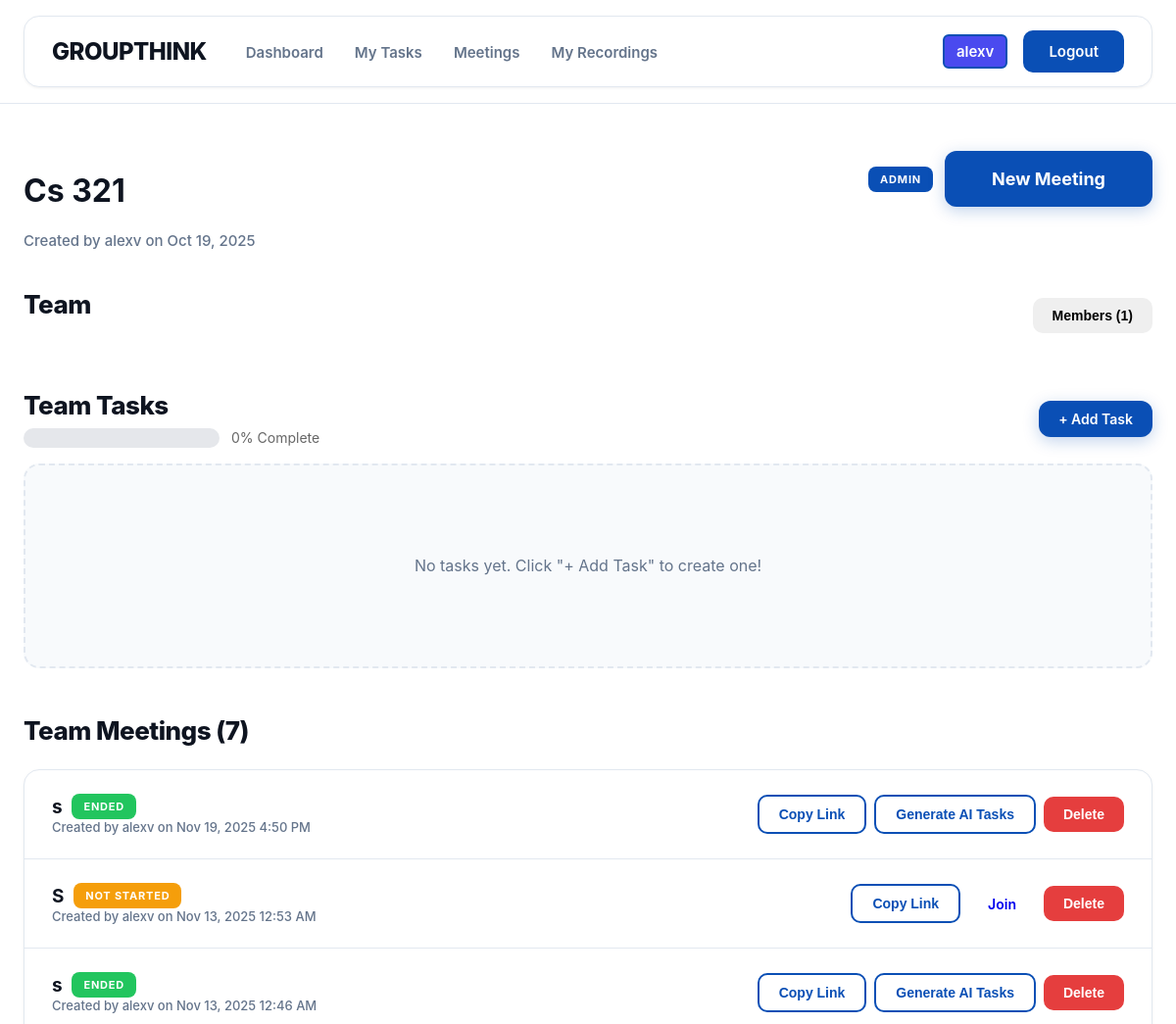
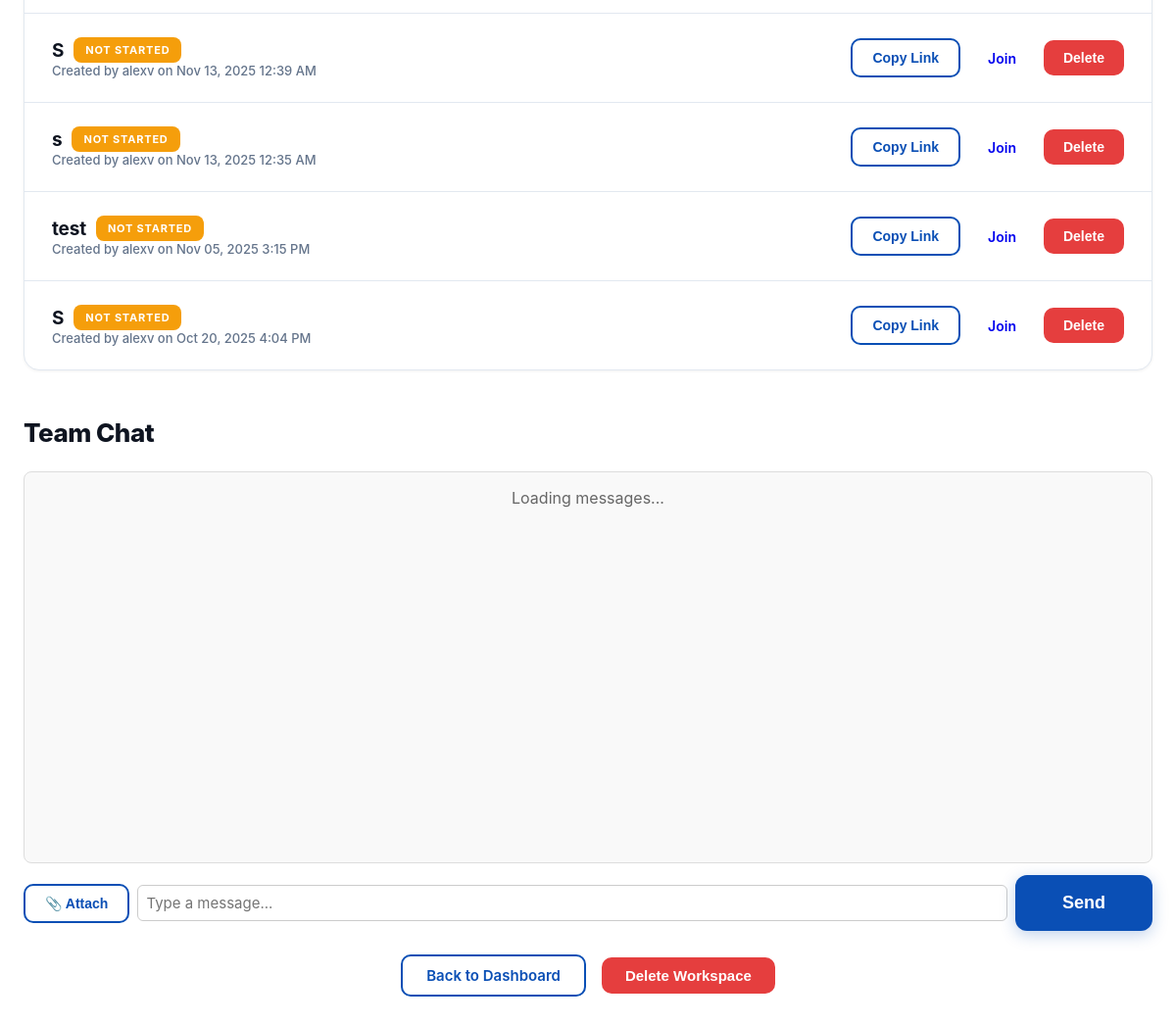
The app's page /workspace/1/ (signed in) with its own data (2 pictures, top to bottom).
### home/models.py (models this page shows, shortened)
class UserProfile(models.Model):
    user = models.OneToOneField(User, on_delete=models.CASCADE, related_name='profile')
    display_name = models.CharField(max_length=100)
    email_verified = models.BooleanField(default=False)
    verification_token = models.CharField(max_length=100, blank=True, null=True)
    created_at = models.DateTimeField(auto_now_add=True)
    updated_at = models.DateTimeField(auto_now=True)

class Workspace(models.Model):
    name = models.CharField(max_length=100)
    created_by = models.ForeignKey(User, on_delete=models.CASCADE, related_name='owned_workspaces')
    invite_code = models.CharField(max_length=20, unique=True, blank=True)
    code_visible_to_members = models.BooleanField(default=False)  # Admin controls code visibility
    created_at = models.DateTimeField(auto_now_add=True)
    updated_at = models.DateTimeField(auto_now=True)
    def get_task_completion_percentage(self):
        total_tasks = self.tasks.count()
        if total_tasks == 0:
            return 0
        completed_tasks = self.tasks.filter(status='done').count()
        return int((completed_tasks / total_tasks) * 100)

class Meeting(models.Model):
    STATUS_CHOICES = [
        ('not_started', 'Not Started'),
        ('live', 'Live'),
        ('ended', 'Ended'),
    ]
    title = models.CharField(max_length=100)
    room_name = models.CharField(max_length=100, unique=True)
    created_by = models.ForeignKey(User, on_delete=models.CASCADE, related_name='created_meetings', null=True, blank=True)
    workspace = models.ForeignKey(Workspace, on_delete=models.CASCADE, related_name='meetings', null=True, blank=True)
    status = models.CharField(max_length=20, choices=STATUS_CHOICES, default='not_started')
    started_at = models.DateTimeField(null=True, blank=True)
    ended_at = models.DateTimeField(null=True, blank=True)
    recording_url = models.URLField(max_length=500, blank=True, null=True)
    created_at = models.DateTimeField(auto_now_add=True)
    participants = models.ManyToManyField(settings.AUTH_USER_MODEL, related_name='meetings_participating',
        blank=True,)

### home/views.py (the view)
# urls.py: path('workspace/<int:workspace_id>/', views.workspace_detail, name='workspace_detail'),
@login_required
def workspace_detail(request, workspace_id):
    workspace = get_object_or_404(Workspace, id=workspace_id)
    membership = WorkspaceMembership.objects.filter(user=request.user, workspace=workspace).first()
    if not membership:
        messages.error(request, 'You do not have access to this workspace.')
        return redirect('dashboard')
    meetings = workspace.meetings.all().order_by('-created_at')
    members = workspace.memberships.select_related('user', 'user__profile').all()
    context = {
        'workspace': workspace,
        'membership': membership,
        'meetings': meetings,
        'members': members,
    }
    return render(request, 'home/workspace_detail.html', context)

### home/templates/home/workspace_detail.html (shortened to what this page needs)
{% extends 'home/base.html' %}
{% block content %}
<main class="dashboard-container">
  <div class="workspace-detail-header">
    <div>
      <h1>{{ workspace.name }}</h1>
      <p class="workspace-meta">
        Created by {{ workspace.created_by.profile.display_name }} on {{ workspace.created_at|date:"M d, Y" }}
      </p>
    </div>
    <div class="workspace-actions">
      {% if membership.role == 'admin' %}
      <span class="badge badge-owner">Admin</span>
      {% endif %}
      <a href="{% url 'create_meeting' %}" class="btn btn-primary">New Meeting</a>
    </div>
  </div>
  <section class="workspace-section">
    <div style="display:flex; justify-content:space-between; align-items:center;">
      <h2>Team</h2>
      <div>
        <button id="members-btn" class="btn btn-small">Members ({{ members.count }})</button>
      </div>
    </div>
  </section>
  <section class="workspace-section">
    <div style="display: flex; justify-content: space-between; align-items: center; margin-bottom: 16px;">
      <div>
        <h2 style="margin: 0;">Team Tasks</h2>
        <div style="display: flex; align-items: center; gap: 12px; margin-top: 8px;">
          <div style="width: 200px; height: 20px; background: #e5e7eb; border-radius: 10px; overflow: hidden;">
          </div>
          <span style="font-size: 14px; color: #666;">{{ workspace.get_task_completion_percentage }}% Complete</span>
        </div>
      </div>
      {% if membership.role == 'admin' %}
      <a href="{% url 'create_task' workspace.id %}" class="btn btn-small btn-primary">+ Add Task</a>
      {% endif %}
    </div>
    {% if workspace.tasks.all %}
    <div style="display: flex; flex-direction: column; gap: 12px; margin-bottom: 24px;">
      {% for task in workspace.tasks.all %}
      <div class="workspace-card" style="display: flex; justify-content: space-between; align-items: center;">
        <div style="flex: 1;">
          <div style="display: flex; align-items: center; gap: 12px; margin-bottom: 8px;">
            <h3 style="margin: 0; font-size: 16px;">{{ task.title }}</h3>
            {% if task.status == 'todo' %}
              <span class="badge" style="background: #f59e0b; color: white;">To Do</span>
            {% elif task.status == 'in_progress' %}
              <span class="badge" style="background: #3b82f6; color: white;">In Progress</span>
            {% else %}
              <span class="badge" style="background: #22c55e; color: white;">Done</span>
            {% endif %}
          </div>
          {% if task.description %}
            <p style="color: #666; margin: 0 0 4px 0; font-size: 14px;">{{ task.description }}</p>
          {% endif %}
          <p style="color: #666; margin: 0; font-size: 13px;">
            {% if task.assigned_to %}
              Assigned to: {{ task.assigned_to.profile.display_name }}
            {% else %}
              Unassigned
            {% endif %}
            | Created by: {{ task.created_by.profile.display_name }}
          </p>
          {% if task.due_date %}
            <p style="color: #666; margin: 4px 0 0 0; font-size: 13px;">Due: {{ task.due_date|date:"M d, Y" }}</p>
          {% endif %}
        </div>
        <div style="display: flex; gap: 8px;">
          {% if task.assigned_to == user and task.status != 'done' %}
            <form method="post" action="{% url 'update_task_status' task.id %}" style="margin: 0;">
              {% csrf_token %}
              {% if task.status == 'todo' %}
                <input type="hidden" name="status" value="in_progress">
                <button type="submit" class="btn btn-small" style="background: #3b82f6; color: white;">Start</button>
              {% else %}
                <input type="hidden" name="status" value="done">
                <button type="submit" class="btn btn-small" style="background: #22c55e; color: white;">Complete</button>
              {% endif %}
            </form>
          {% endif %}
          {% if membership.role == 'admin' or task.created_by == user %}
            <form method="post" action="{% url 'delete_task' task.id %}" style="margin: 0;" onsubmit="return confirm('Are you sure you want to delete this task?');">
              {% csrf_token %}
              <button type="submit" class="btn btn-small" style="background: #e53e3e; color: white;">Delete</button>
            </form>
          {% endif %}
        </div>
      </div>
      {% endfor %}
    </div>
    {% with my_team_tasks=workspace.tasks.all|dictsort:"assigned_to" %}
      {% if my_team_tasks %}
        <h3 style="margin-bottom: 12px;">My Team Tasks</h3>
        <div style="display: flex; flex-direction: column; gap: 12px;">
          {% for task in my_team_tasks %}
            {% if task.assigned_to == user %}
            <div class="workspace-card" style="background: #f0f9ff; border-left: 4px solid #3b82f6;">
              <div style="display: flex; align-items: center; gap: 12px; margin-bottom: 8px;">
                <h4 style="margin: 0; font-size: 15px;">{{ task.title }}</h4>
                {% if task.status == 'todo' %}
                  <span class="badge" style="background: #f59e0b; color: white; font-size: 12px;">To Do</span>
                {% elif task.status == 'in_progress' %}
                  <span class="badge" style="background: #3b82f6; color: white; font-size: 12px;">In Progress</span>
                {% else %}
                  <span class="badge" style="background: #22c55e; color: white; font-size: 12px;">Done</span>
                {% endif %}
              </div>
              {% if task.description %}
                <p style="color: #666; margin: 0; font-size: 14px;">{{ task.description }}</p>
              {% endif %}
            </div>
            {% endif %}
          {% endfor %}
        </div>
      {% endif %}
    {% endwith %}
    {% else %}
    <div class="empty-state">
      <p>No tasks yet. {% if membership.role == 'admin' %}Click "+ Add Task" to create one!{% else %}Admins can create tasks for the team.{% endif %}</p>
    </div>
    {% endif %}
  </section>
  <section class="workspace-section">
    <h2>Team Meetings ({{ meetings.count }})</h2>
    {% if meetings %}
    <div class="meetings-list">
      {% for meeting in meetings %}
      <div class="meeting-item">
        <div style="flex: 1;">
          <div style="display: flex; align-items: center; gap: 10px;">
            <h3 style="margin: 0;">{{ meeting.title }}</h3>
            {% if meeting.status == 'live' %}
              <span class="badge" style="background: #e53e3e; color: white;">● LIVE</span>
            {% elif meeting.status == 'ended' %}
              <span class="badge" style="background: #22c55e; color: white;">Ended</span>
            {% else %}
              <span class="badge" style="background: #f59e0b; color: white;">Not Started</span>
            {% endif %}
          </div>
          <p class="meeting-meta">
            Created by {{ meeting.created_by.profile.display_name }} on {{ meeting.created_at|date:"M d, Y g:i A" }}
          </p>
        </div>
        <div style="display: flex; gap: 8px; align-items: center;">
          <button onclick="copyMeetingLink('{{ meeting.room_name }}')" class="btn btn-small btn-secondary">Copy Link</button>
          {% if meeting.status != 'ended' %}
            {% if meeting.room_name %}
              <a href="{% url 'join_meeting' meeting.room_name %}" class="btn btn-small">Join</a>
            {% endif %}
          {% endif %}
          {% if meeting.status == 'ended' %}
            {% if membership.role == 'admin' or meeting.created_by == user %}
              <form method="post" action="{% url 'generate_tasks_from_meeting' meeting.id %}" style="margin: 0;">
                <button type="submit" class="btn btn-small btn-secondary">
                  Generate AI Tasks
                </button>
              </form>
            {% endif %}
          {% endif %}
          {% if membership.role == 'admin' or meeting.created_by == user %}
            <form method="post" action="{% url 'delete_meeting' meeting.id %}" style="margin: 0;">
              <button type="submit" class="btn btn-small" style="background: #e53e3e; color: white;" onclick="return confirm('Delete this meeting?')">Delete</button>
            </form>
          {% endif %}
        </div>
      </div>
      {% endfor %}
    </div>
    {% else %}
    <div class="empty-state">
      <p>No meetings yet. Create one to get started!</p>
    </div>
    {% endif %}
  </section>
<section class="workspace-section" id="group-chat-section" style="margin-bottom: 24px;">
  <h2>Team Chat</h2>
  <div id="chat-log" style="
    border: 1px solid #ddd;
    border-radius: 8px;
    padding: 12px;
    height: 400px;
    overflow-y: auto;
    background: #f9f9f9;
    margin-bottom: 12px;
    display: flex;
    flex-direction: column;
    gap: 8px;
  ">
    <div id="chat-loading" style="padding:4px 0; color:#666; text-align: center;">Loading messages...</div>
  </div>
  <div style="display: flex; gap: 8px; align-items: center;">
    <button id="chat-attach-btn" class="btn btn-small btn-secondary" title="Attach file (max 10MB)">
      📎 Attach
    </button>
    <input id="chat-message-input" type="text" placeholder="Type a message..." style="
      flex: 1;
      padding: 8px;
      border-radius: 6px;
      border: 1px solid #ccc;
    ">
    <button id="chat-message-submit" class="btn btn-primary">Send</button>
  </div>
</section>
<div class="workspace-footer" style="display: flex; justify-content: center; align-items: center; gap: 16px; margin-top: 24px;">
  <a href="{% url 'dashboard' %}" class="btn btn-secondary">Back to Dashboard</a>
  {% if membership.role == 'admin' %}
  <button class="btn btn-danger" style="background: #e53e3e; color: white;" id="deleteWorkspaceBtn">
    Delete Workspace
  </button>
  {% endif %}
</div>
</main>
{% endblock %}

### home/templates/home/base.html (shortened to what this page needs)
{% load static %}
<!DOCTYPE html>
<html lang="en">
<head>
  <link rel="stylesheet" href="{% static 'styles.css' %}">
</head>
<body>
  <nav class="nav-wrap">
    <div class="nav">
      <a href="{% url 'index' %}" class="brand" style="text-decoration: none; color: inherit;">GROUPTHINK</a>
      <ul class="links">
        {% if user.is_authenticated %}
        <li><a href="{% url 'dashboard' %}">Dashboard</a></li>
        <li><a href="{% url 'my_tasks' %}">My Tasks</a></li>
        <li><a href="{% url 'create_meeting' %}">Meetings</a></li>
        <li><a href="{% url 'my_recordings' %}">My Recordings</a></li>
        {% endif %}
      </ul>
      {% if user.is_authenticated %}
      <div style="margin-left: auto; display: flex; align-items: center; gap: 16px;">
        <a href="{% url 'profile' %}" class="btn btn-login"
           style="background: #4a4aef; padding: 6px 12px; border-radius: 6px; text-decoration: none; color: #fff; font-weight: 600;">
          {{ user.profile.display_name }}
        </a>
        <a class="btn btn-login" href="{% url 'logout' %}">Logout</a>
      </div>
      {% else %}
      <a class="btn btn-login" href="{% url 'login' %}">Login</a>
      {% endif %}
    </div>
  </nav>
    {% block content %}
    {% endblock %}
</body>

### records on screen
Workspace: name "Cs 321", created_by.profile.display_name "alexv", created_at "Oct 19, 2025", get_task_completion_percentage "0"
Meeting: title "s", status "ENDED", created_by.profile.display_name "alexv", created_at "Nov 19, 2025 4:50 PM"
Meeting: title "S", status "NOT STARTED", created_by.profile.display_name "alexv", created_at "Nov 13, 2025 12:53 AM"
Meeting: title "s", status "ENDED", created_by.profile.display_name "alexv", created_at "Nov 13, 2025 12:46 AM"
Meeting: title "S", status "NOT STARTED", created_by.profile.display_name "alexv", created_at "Nov 13, 2025 12:39 AM"
Meeting: title "s", status "NOT STARTED", created_by.profile.display_name "alexv", created_at "Nov 13, 2025 12:35 AM"
Meeting: title "test", status "NOT STARTED", created_by.profile.display_name "alexv", created_at "Nov 05, 2025 3:15 PM"
Meeting: title "S", status "NOT STARTED", created_by.profile.display_name "alexv", created_at "Oct 20, 2025 4:04 PM"

### other values on screen
{{ user.profile.display_name }} "alexv"
{{ members.count }} "1"
{{ meetings.count }} "7"
